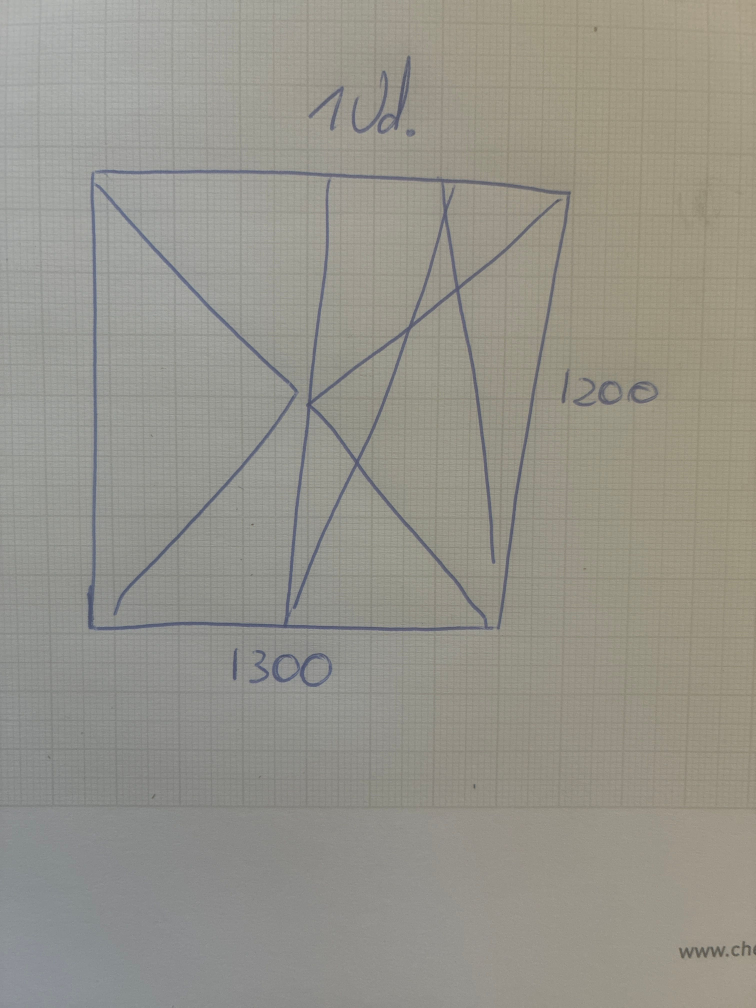
#> input picture foto_recibida.jpg, 3024 x 4032 px (shown at 1/4 size)
$ python pipeline_airosel.py
#> lines starting #> are read from the running program, lines starting #| are printed output that depends on the picture; after the words box and inside, x2 and y2 are one past the last pixel; in counts of white or black regions, pixels touching at a corner belong together
import os
import cv2
import numpy as np
import shutil

# =====================================================
# CONFIGURACIÓN
# =====================================================

CARPETA_RECORTES = "recortes"
CARPETA_RESULTADO = "resultado_limpieza"

# =====================================================
# LIMPIAR CARPETAS
# =====================================================

if os.path.exists(CARPETA_RECORTES):
    shutil.rmtree(CARPETA_RECORTES)

if os.path.exists(CARPETA_RESULTADO):
    shutil.rmtree(CARPETA_RESULTADO)

os.makedirs(CARPETA_RECORTES, exist_ok=True)
os.makedirs(CARPETA_RESULTADO, exist_ok=True)

# =====================================================
# CARGAR FOTO
# =====================================================

imagen = cv2.imread("foto_recibida.jpg")
#> imagen is the input picture: shape (4032, 3024, 3); mean B, G, R 139.5, 148.4, 150.4

if imagen is None:
    print("❌ No existe foto_recibida.jpg")
    exit()

# =====================================================
# ESCALA DE GRISES
# =====================================================

gris = cv2.cvtColor(imagen, cv2.COLOR_BGR2GRAY)
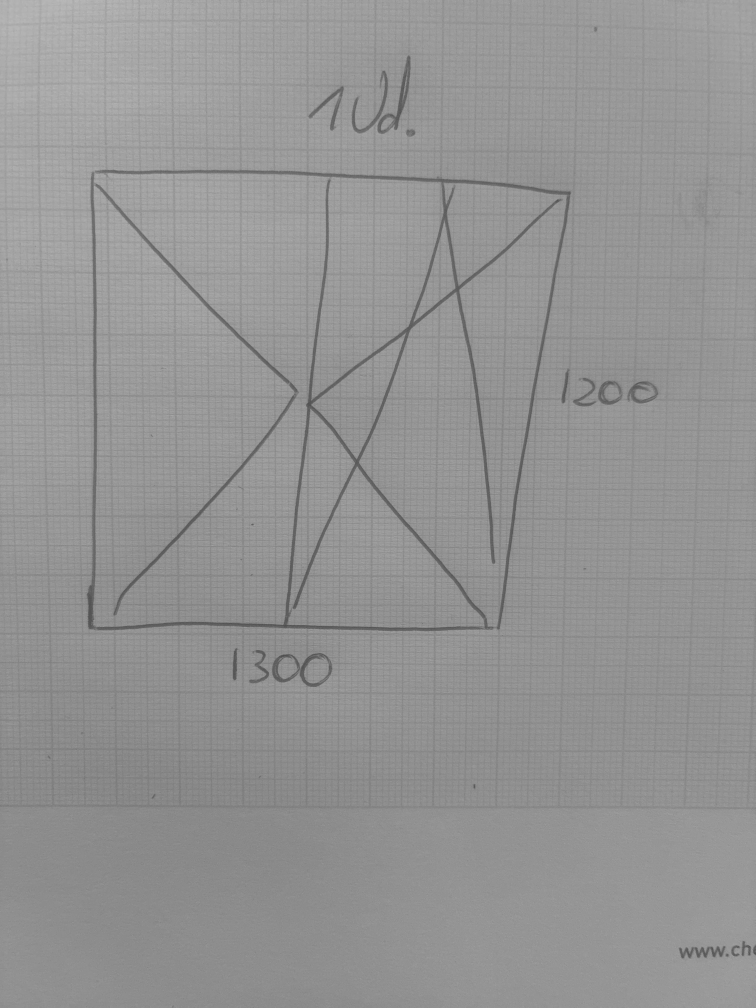
#> gris: shape (4032, 3024) (shown at 1/4 size); min 67, max 192, mean 147.9

# =====================================================
# FILTRADO
# =====================================================

filtrada = cv2.bilateralFilter(
    gris,
    9,
    75,
    75
)

# =====================================================
# BINARIZAR
# =====================================================

binaria = cv2.adaptiveThreshold(
    filtrada,
    255,
    cv2.ADAPTIVE_THRESH_GAUSSIAN_C,
    cv2.THRESH_BINARY_INV,
    51,
    11
)
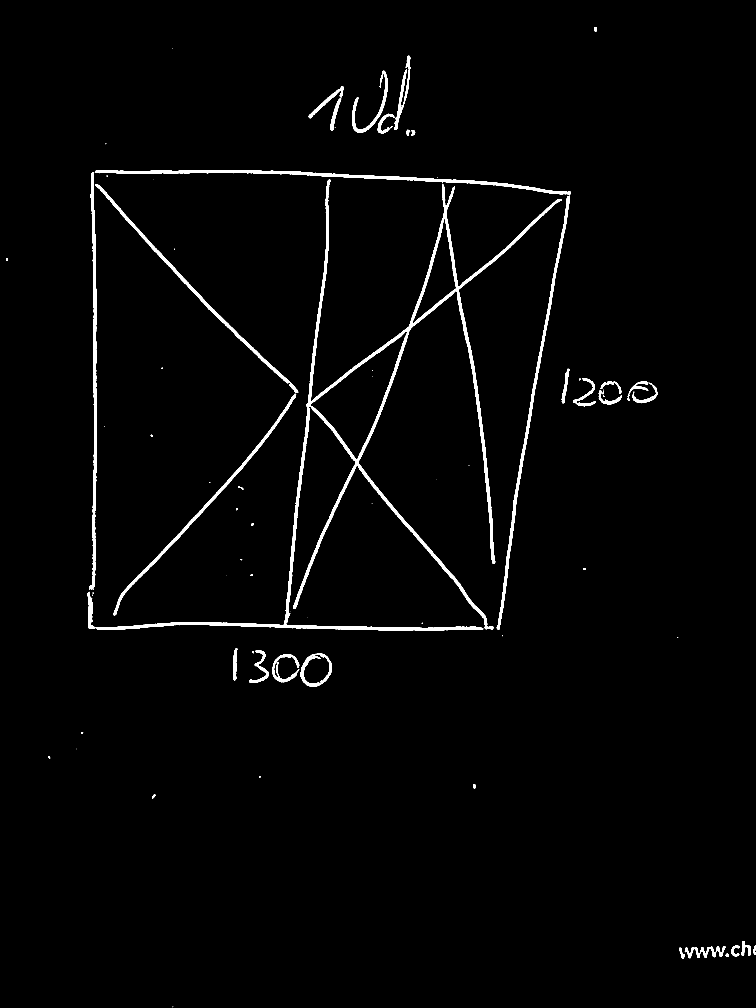
#> binaria: shape (4032, 3024) (shown at 1/4 size); 1.8% white; 87 white regions (31 under 20 px), largest, box (x1, y1, x2, y2) and area: (385, 718, 2248, 2524) 94683, (381, 680, 2283, 781) 20173, (1987, 782, 2279, 2519) 17274

# =====================================================
# CERRAR TRAZOS
# =====================================================

kernel = cv2.getStructuringElement(
    cv2.MORPH_RECT,
    (5, 5)
)

binaria = cv2.morphologyEx(
    binaria,
    cv2.MORPH_CLOSE,
    kernel
)
#> binaria: shape (4032, 3024); 1.8% white; 70 white regions (25 under 20 px), largest, box (x1, y1, x2, y2) and area: (349, 718, 2248, 2524) 97049, (381, 680, 2283, 2519) 37657, (357, 688, 388, 2360) 16962

# =====================================================
# DILATAR UN POCO
# =====================================================

binaria = cv2.dilate(
    binaria,
    kernel,
    iterations=1
)
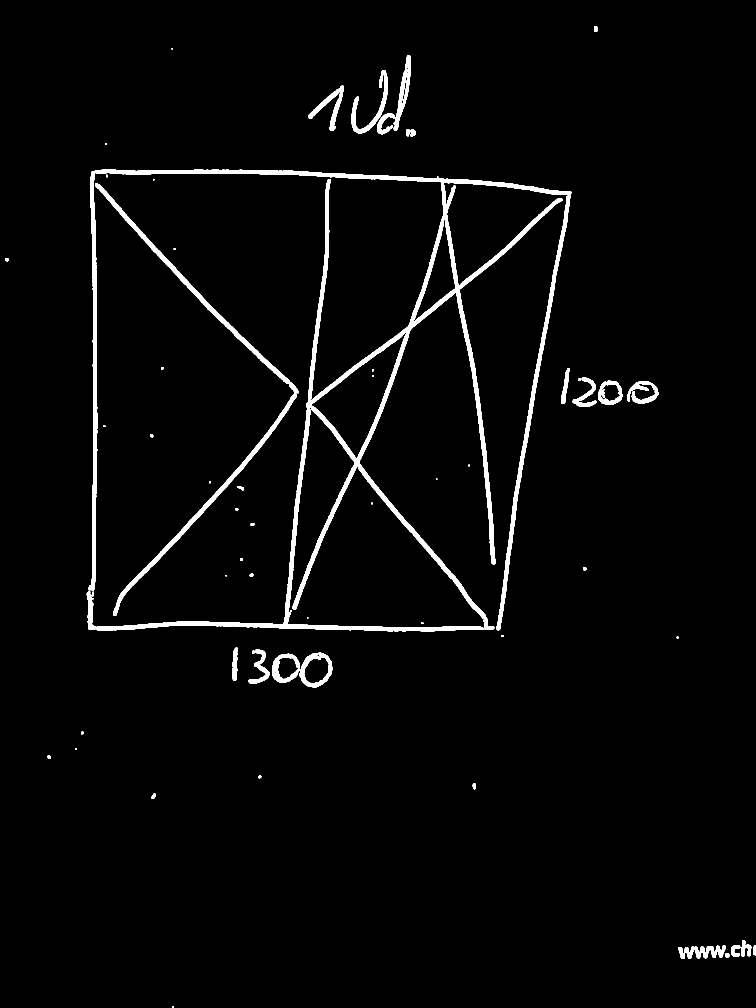
#> binaria: shape (4032, 3024) (shown at 1/4 size); 2.7% white; 62 white regions, largest, box (x1, y1, x2, y2) and area: (347, 716, 2250, 2526) 141865, (355, 678, 2285, 2521) 78427, (380, 734, 1195, 1573) 19567

# =====================================================
# DETECTAR LÍNEAS
# =====================================================

alto, ancho = binaria.shape[:2]
#> alto = 4032; ancho = 3024

longitud_minima = int(min(alto, ancho) * 0.10)
#> longitud_minima = 302

lineas = cv2.HoughLinesP(
    binaria,
    rho=1,
    theta=np.pi / 180,
    threshold=40,
    minLineLength=longitud_minima,
    maxLineGap=40
)
#> lineas = 272 rows, first 6: [1139, 2513, 1279, 1188], [378, 2349, 378, 838], [1143, 2513, 1315, 884], [375, 2374, 375, 686], [1141, 2513, 1288, 1122], [2046, 2068, 2275, 764]

# =====================================================
# LIENZO BLANCO
# =====================================================

lienzo = np.ones_like(imagen) * 255

# =====================================================
# DIBUJAR CAPAS
# =====================================================

if lineas is not None:

    for linea in lineas:

        x1, y1, x2, y2 = linea[0]

        angulo = abs(
            np.arctan2(
                y2 - y1,
                x2 - x1
            ) * 180 / np.pi
        )

        # =================================================
        # HORIZONTALES / VERTICALES
        # =================================================

        if angulo < 15 or angulo > 165 or 75 < angulo < 105:

            color = (0, 255, 0)

            # =============================================
            # POSIBLE PERSIANA
            # =============================================

            if y1 < alto * 0.20 and y2 < alto * 0.20:
                color = (0, 255, 255)

            cv2.line(
                lienzo,
                (x1, y1),
                (x2, y2),
                color,
                3
            )

        # =================================================
        # DIAGONALES
        # =================================================

        elif 20 < angulo < 70 or 110 < angulo < 160:

            cv2.line(
                lienzo,
                (x1, y1),
                (x2, y2),
                (255, 0, 0),
                3
            )
#> this loop made 272 passes
#> (x1, y1, x2, y2, angulo, color) on passes 1 to 12: (1139, 2513, 1279, 1188, 83.97, (0, 255, 0)), (378, 2349, 378, 838, 90, (0, 255, 0)), (1143, 2513, 1315, 884, 83.97, (0, 255, 0)), (375, 2374, 375, 686, 90, (0, 255, 0)), (1141, 2513, 1288, 1122, 83.97, (0, 255, 0)), (2046, 2068, 2275, 764, 80.04, (0, 255, 0)), (2038, 2133, 2279, 764, 80.02, (0, 255, 0)), (2024, 2232, 2282, 764, 80.03, (0, 255, 0)), (797, 678, 2143, 749, 3.02, (0, 255, 255)), (380, 2328, 380, 879, 90, (0, 255, 0)), (2049, 2044, 2247, 921, 80, (0, 255, 0)), (379, 2337, 379, 852, 90, (0, 255, 0))
#> (x1, y1, x2, y2, angulo) on passes 32, 34, 40, 44, 46, 49: (364, 704, 941, 1344, 47.96), (1509, 1973, 1861, 2364, 48), (1572, 2049, 1876, 2387, 48.03), (1471, 1926, 1854, 2352, 48.04), (362, 713, 847, 1251, 47.97), (1399, 1825, 1844, 2337, 49)
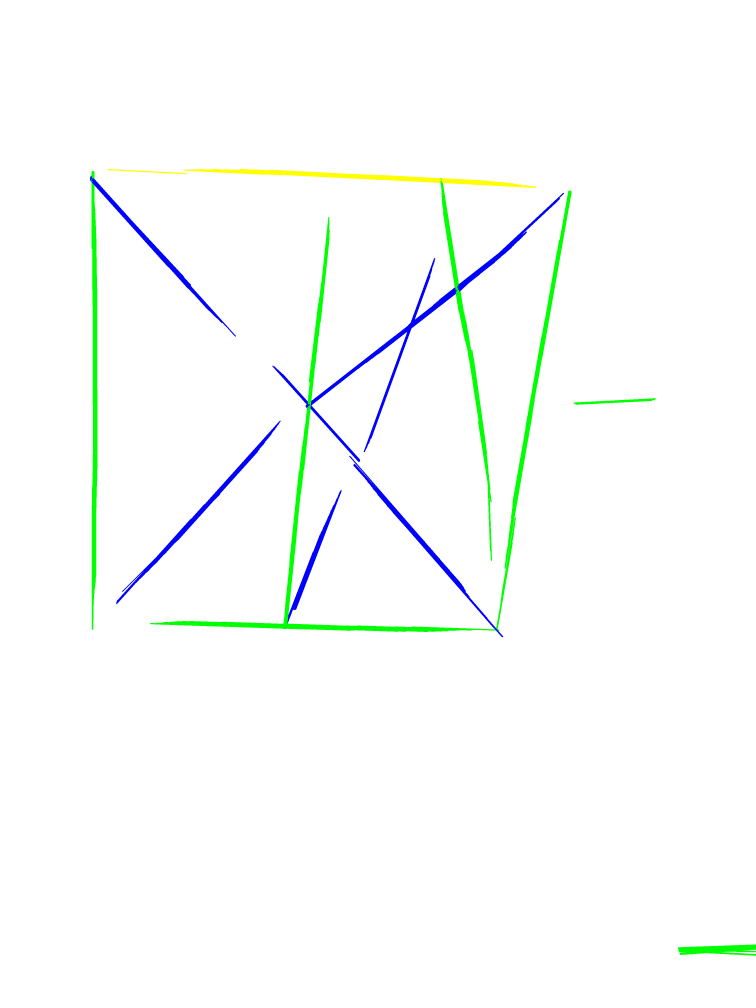
#> lienzo: shape (4032, 3024, 3) (shown at 1/4 size); mean of channels 0, 1, 2 251.5, 253.1, 250.1; drawn as B, G, R

# =====================================================
# DETECTAR CONTORNOS
# =====================================================

gris_lienzo = cv2.cvtColor(
    lienzo,
    cv2.COLOR_BGR2GRAY
)

_, thresh = cv2.threshold(
    gris_lienzo,
    240,
    255,
    cv2.THRESH_BINARY_INV
)
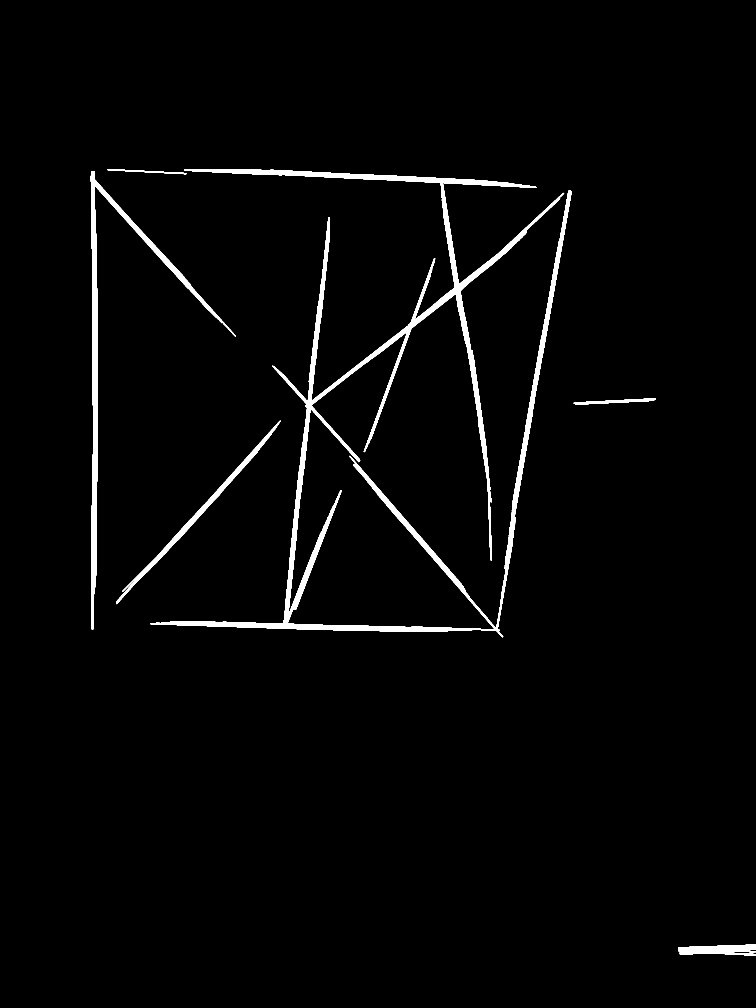
#> thresh: shape (4032, 3024) (shown at 1/4 size); 2.1% white; 6 white regions

contornos, _ = cv2.findContours(
    thresh,
    cv2.RETR_EXTERNAL,
    cv2.CHAIN_APPROX_SIMPLE
)
#> contornos = 6 contours; box (x1, y1, x2, y2) and area: (600, 676, 2287, 2549) 173144, (360, 684, 944, 2520) 41468, (464, 1682, 1123, 2417) 15074, (2712, 3778, 3024, 3823) 9115, (2294, 1593, 2624, 1619) 2811, (429, 676, 747, 697) 1258

contador = 1

# =====================================================
# BUSCAR POSIBLES VENTANAS
# =====================================================

for c in contornos:

    area = cv2.contourArea(c)

    if area < 30000:
        continue

    x, y, w, h = cv2.boundingRect(c)

    # =================================================
    # FILTROS DE TAMAÑO
    # =================================================

    if w < 250:
        continue

    if h < 250:
        continue

    ratio = w / h

    if ratio < 0.4 or ratio > 3:
        continue

    # =================================================
    # MÁRGENES
    # =================================================

    margen = 25

    x1 = max(x - margen, 0)
    y1 = max(y - margen, 0)

    x2 = min(x + w + margen, imagen.shape[1])
    y2 = min(y + h + margen, imagen.shape[0])

    recorte_original = imagen[y1:y2, x1:x2]

    recorte_color = lienzo[y1:y2, x1:x2]

    # =================================================
    # DIBUJAR MARCO ROJO
    # =================================================

    cv2.rectangle(
        recorte_color,
        (0, 0),
        (recorte_color.shape[1]-1, recorte_color.shape[0]-1),
        (0, 0, 255),
        4
    )

    # =================================================
    # GUARDAR ORIGINAL
    # =================================================

    ruta_original = os.path.join(
        CARPETA_RECORTES,
        f"ventana_{contador}.png"
    )

    cv2.imwrite(
        ruta_original,
        recorte_original
    )

    # =================================================
    # GUARDAR COLOREADA
    # =================================================

    ruta_color = os.path.join(
        CARPETA_RESULTADO,
        f"ventana_color_{contador}.png"
    )

    cv2.imwrite(
        ruta_color,
        recorte_color
    )

    print(f"✅ Ventana detectada: {contador}")

    contador += 1
#> this loop made 6 passes
#> area on passes 1, 2, 3, 6: 9115, 15074, 2811, 1258
#> (area, x, y, w, h, ratio) on pass 4: (41467.5, 360, 684, 584, 1836, 0.318)
#| ✅ Ventana detectada: 1
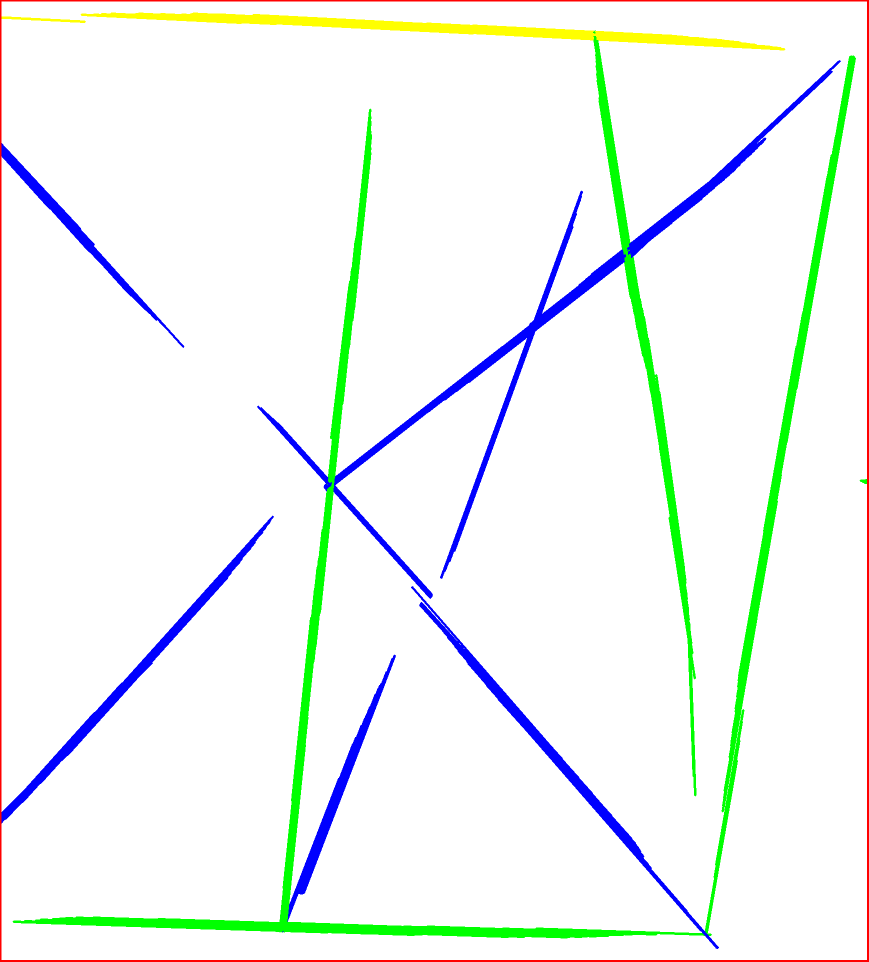
#> recorte_color: shape (1923, 1737, 3) (shown at 1/2 size); mean B, G, R 243.7, 247.1, 241.1
#> after the loop, contador = 2

# =====================================================
# RESULTADO FINAL
# =====================================================

print(f"\nTOTAL VENTANAS: {contador - 1}")
#| TOTAL VENTANAS: 1
